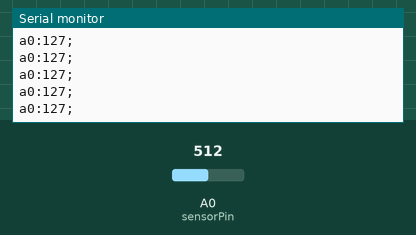
Bench run of a sketch on a simulated Arduino Uno, built with avr-gcc and run on an emulated ATmega328P. Shown: the last lines printed to the serial monitor. Inputs (shaded band) come from the test bench; at power-on: A0 (sensorPin) = 512.

Above: at 1.2 s.
1.3 s: A0 (sensorPin) set to 716
At 1.8 s:
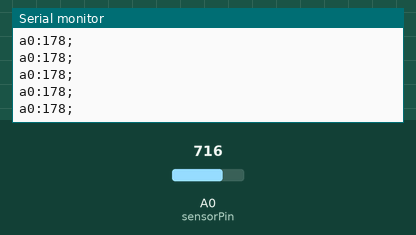
4.3 s: A0 (sensorPin) set to 900
At 4.8 s:
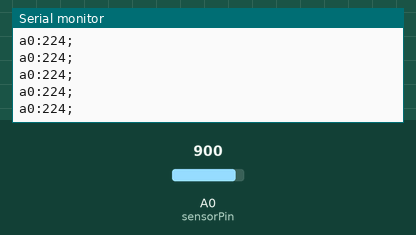
Timing chart, 0 to 7.3 s (numbered marks = the images above; inputs shaded):
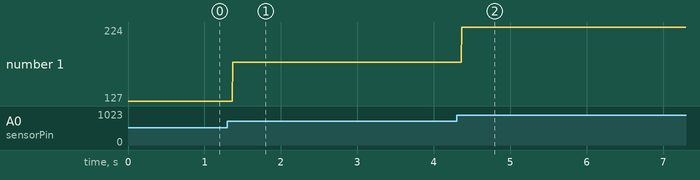

Measured:
- after the input at 1.3 s, the serial monitor: prints a new line after 0.07 s (image 1)
- after the input at 4.3 s, the serial monitor: prints a new line after 0.07 s (image 2)
- plotted number 1: 127 → 178 after the input at 1.3 s, 178 → 224 after the input at 4.3 s

The sketch:

serial-com.ino
```cpp
#include "PDMSerial.h"
//https://youtu.be/eVvXcMuIxjs
PDMSerial pdm;

int sensorPin = A0;
int sensorData = 0;
int scaledSensor;

int ledPin = 10;

int count = 0;
void setup() {
  pinMode(sensorPin, INPUT);

  Serial.begin(9600);
}

void loop() {
  sensorData = analogRead(sensorPin);
  scaledSensor = map(sensorData, 0, 1023, 0, 255);

  pdm.transmitSensor("a0", scaledSensor);
  pdm.transmitSensor("end");

  //Serial.print(sensorData);
  delay(1);

  boolean newData = pdm.checkSerial();

  if(newData) {
    if(pdm.getName().equals(String("mouse"))) {
      int ledBrightness = map(pdm.getValue(), 0, 600, 0, 255);
      if(count % 2 == 0){
        analogWrite(ledPin, ledBrightness);
        count++;
      }
      else
      {
        analogWrite(ledPin, LOW);
        count++;
      }

    }
  }

}
```

PDMSerial.cpp
```cpp
/*
  PDMSerial.cpp - DDEM Library for transmit/receive with p5
  Created by Jesse Allisln 2019
*/

#include "Arduino.h"
#include "PDMSerial.h"

PDMSerial::PDMSerial()
{
  _startingTransmit = true;
  _name = "default";
  _value = 0;
}

String PDMSerial::getName() {
  return _name;
}

int PDMSerial::getValue() {
  return _value;
}

boolean PDMSerial::checkSerial() {
     // Receiving transmissions – cool.
  if (Serial.available() > 0) {
    // read the oldest byte in the serial buffer
    String data = String(Serial.readStringUntil(','));
    if(data!= "\n") {
      // Serial.write(("\nrx:" + data).c_str());

      int sep = data.indexOf(":");
      if(sep != -1) {

        // Serial.write(sep);
        // Serial.write(("\nindex:" + String(sep)).c_str());
        _name = data.substring(0,sep);
        // Serial.write(("\nname:" + _name).c_str());
        _value = data.substring(sep+1).toInt();
        // Serial.write(("\nvalue:" + String(value)).c_str());
        if(_name && _value >= 0) {
            // new data was received!
          return true;
        }
      }
    }
  }
    return false; // no new data or the data wasn't good.
}

// **********************************************
// ********* LSU DDEM Data Transmission *********
// **********************************************
//
// Transmit as many sensors as you like then send end before looping.
// transmitSensor(string name, int/float value);
  // transmitSensor("a0", sensorValue);
  // transmitSensor("float0", sensorFloatValue);
  // transmitSensor("b7", buttonState);
  // transmitSensor("end");

void PDMSerial::transmitSensor(String name, int value) {
  if (name == "end") {
      Serial.write(";\n");
      _startingTransmit = true;
  } else {
          // Only put a comma on after the first transmitted data.
      if(_startingTransmit) {
        _startingTransmit = false;
      } else {
        Serial.write(",");
      }

        // Prep the data
    String xmitData = name + ":" + String(value);
      // Transmission to the computer
    Serial.write(xmitData.c_str());
  }
}

void PDMSerial::transmitSensor(String name, float value) {
  if (name == "end") {
      Serial.write(";\n");
      _startingTransmit = true;
  } else {
          // Only put a comma on after the first transmitted data.
      if(_startingTransmit) {
        _startingTransmit = false;
      } else {
        Serial.write(",");
      }

        // Prep the data
    String xmitData = name + ":" + String(value);
      // Transmission to the computer
    Serial.write(xmitData.c_str());
  }
}

void PDMSerial::transmitSensor(String name) {
  if (name == "end") {
      Serial.write(";\n");
      _startingTransmit = true;
  } else {
        // Prep the data
    String xmitData = name + "\n";
      // Transmission to the computer
    Serial.write(xmitData.c_str());
  }
}
```

PDMSerial.h
```cpp
/*
  PDMSerial.h - Library for Transmitting to/from p5.
  Created by Jesse Allison 2019
*/
#ifndef PDMSerial_h
#define PDMSerial_h

#include "Arduino.h"

class PDMSerial
{
  public:
    PDMSerial();
    boolean checkSerial();
    void transmitSensor(String name, int value);
    void transmitSensor(String name, float value);
    void transmitSensor(String name);
    String getName();
    int getValue();

  private:
    boolean _startingTransmit;
    String _name;
    int _value;
};

#endif
```
